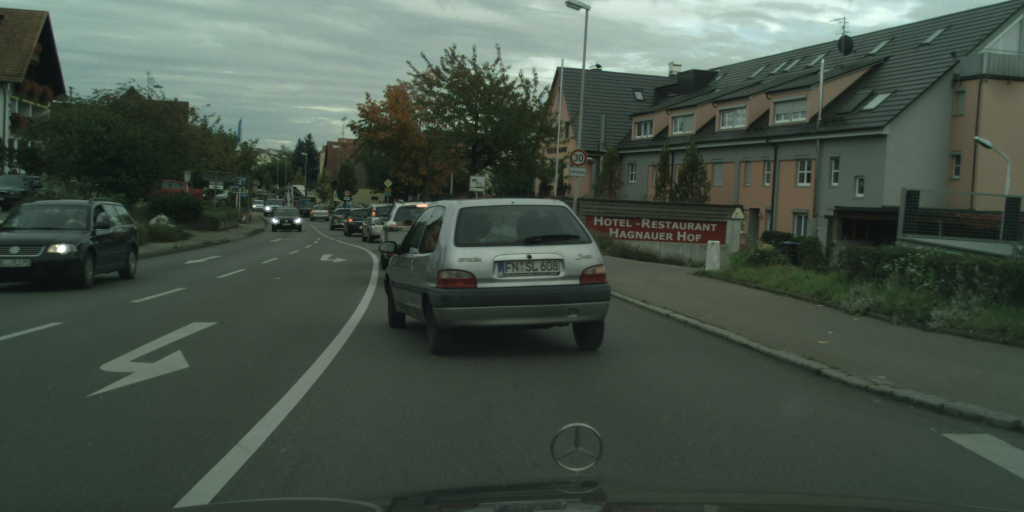
#> input picture images/test_data/lindau/lindau_000000_000019_leftImg8bit.png, 2048 x 1024 px, given in place of london512.jpg, which was not available (shown at 1/2 size)
$ jupyter execute --allow-errors project2_initial.ipynb   (text cells are left out)
#> lines starting #> are read from the running program, lines starting #| are printed output that depends on the picture; pictures that were not available may be replaced by others from this repository, and a replacement may not be noted
#> (a cell that did not finish here is left out)

[cell 2]
WEIGHTS_PATH_X = "https://github.com/bonlime/keras-deeplab-v3-plus/releases/download/1.1/deeplabv3_xception_tf_dim_ordering_tf_kernels.h5"
WEIGHTS_PATH_MOBILE = "https://github.com/bonlime/keras-deeplab-v3-plus/releases/download/1.1/deeplabv3_mobilenetv2_tf_dim_ordering_tf_kernels.h5"
WEIGHTS_PATH_X_CS = "https://github.com/bonlime/keras-deeplab-v3-plus/releases/download/1.2/deeplabv3_xception_tf_dim_ordering_tf_kernels_cityscapes.h5"
WEIGHTS_PATH_MOBILE_CS = "https://github.com/bonlime/keras-deeplab-v3-plus/releases/download/1.2/deeplabv3_mobilenetv2_tf_dim_ordering_tf_kernels_cityscapes.h5"

[cell 3]
# [109 lines left out: functions SepConv_BN, _conv2d_same, _xception_block, not called in this run]


def relu6(x):
    return relu(x, max_value=6)


# [50 lines left out: functions _make_divisible, _inverted_res_block, not called in this run]


def Deeplabv3(weights='pascal_voc', input_tensor=None, input_shape=(512, 512, 3), classes=21, backbone='mobilenetv2',
              OS=16, alpha=1., activation=None):
    """ Instantiates the Deeplabv3+ architecture

    Optionally loads weights pre-trained
    on PASCAL VOC or Cityscapes. This model is available for TensorFlow only.
    # Arguments
        weights: one of 'pascal_voc' (pre-trained on pascal voc),
            'cityscapes' (pre-trained on cityscape) or None (random initialization)
        input_tensor: optional Keras tensor (i.e. output of `layers.Input()`)
            to use as image input for the model.
        input_shape: shape of input image. format HxWxC
            PASCAL VOC model was trained on (512,512,3) images. None is allowed as shape/width
        classes: number of desired classes. PASCAL VOC has 21 classes, Cityscapes has 19 classes.
            If number of classes not aligned with the weights used, last layer is initialized randomly
        backbone: backbone to use. one of {'xception','mobilenetv2'}
        activation: optional activation to add to the top of the network.
            One of 'softmax', 'sigmoid' or None
        OS: determines input_shape/feature_extractor_output ratio. One of {8,16}.
            Used only for xception backbone.
        alpha: controls the width of the MobileNetV2 network. This is known as the
            width multiplier in the MobileNetV2 paper.
                - If `alpha` < 1.0, proportionally decreases the number
                    of filters in each layer.
                - If `alpha` > 1.0, proportionally increases the number
                    of filters in each layer.
                - If `alpha` = 1, default number of filters from the paper
                    are used at each layer.
            Used only for mobilenetv2 backbone. Pretrained is only available for alpha=1.

    # Returns
        A Keras model instance.

    # Raises
        RuntimeError: If attempting to run this model with a
            backend that does not support separable convolutions.
        ValueError: in case of invalid argument for `weights` or `backbone`

    """

    if not (weights in {'pascal_voc', 'cityscapes', None}):
        raise ValueError('The `weights` argument should be either '
                         '`None` (random initialization), `pascal_voc`, or `cityscapes` '
                         '(pre-trained on PASCAL VOC)')

    if not (backbone in {'xception', 'mobilenetv2'}):
        raise ValueError('The `backbone` argument should be either '
                         '`xception`  or `mobilenetv2` ')

    if input_tensor is None:
        img_input = Input(shape=input_shape)
    else:
        img_input = input_tensor

    if backbone == 'xception':
        if OS == 8:
            entry_block3_stride = 1
            middle_block_rate = 2  # ! Not mentioned in paper, but required
            exit_block_rates = (2, 4)
            atrous_rates = (12, 24, 36)
        else:
            entry_block3_stride = 2
            middle_block_rate = 1
            exit_block_rates = (1, 2)
            atrous_rates = (6, 12, 18)

        x = Conv2D(32, (3, 3), strides=(2, 2),
                   name='entry_flow_conv1_1', use_bias=False, padding='same')(img_input)
        x = BatchNormalization(name='entry_flow_conv1_1_BN')(x)
        x = Activation('relu')(x)

        x = _conv2d_same(x, 64, 'entry_flow_conv1_2', kernel_size=3, stride=1)
        x = BatchNormalization(name='entry_flow_conv1_2_BN')(x)
        x = Activation('relu')(x)

        x = _xception_block(x, [128, 128, 128], 'entry_flow_block1',
                            skip_connection_type='conv', stride=2,
                            depth_activation=False)
        x, skip1 = _xception_block(x, [256, 256, 256], 'entry_flow_block2',
                                   skip_connection_type='conv', stride=2,
                                   depth_activation=False, return_skip=True)

        x = _xception_block(x, [728, 728, 728], 'entry_flow_block3',
                            skip_connection_type='conv', stride=entry_block3_stride,
                            depth_activation=False)
        for i in range(16):
            x = _xception_block(x, [728, 728, 728], 'middle_flow_unit_{}'.format(i + 1),
                                skip_connection_type='sum', stride=1, rate=middle_block_rate,
                                depth_activation=False)

        x = _xception_block(x, [728, 1024, 1024], 'exit_flow_block1',
                            skip_connection_type='conv', stride=1, rate=exit_block_rates[0],
                            depth_activation=False)
        x = _xception_block(x, [1536, 1536, 2048], 'exit_flow_block2',
                            skip_connection_type='none', stride=1, rate=exit_block_rates[1],
                            depth_activation=True)

    else:
        OS = 8
        first_block_filters = _make_divisible(32 * alpha, 8)
        x = Conv2D(first_block_filters,
                   kernel_size=3,
                   strides=(2, 2), padding='same',
                   use_bias=False, name='Conv')(img_input)
        x = BatchNormalization(
            epsilon=1e-3, momentum=0.999, name='Conv_BN')(x)
        x = Activation(relu6, name='Conv_Relu6')(x)

        x = _inverted_res_block(x, filters=16, alpha=alpha, stride=1,
                                expansion=1, block_id=0, skip_connection=False)

        x = _inverted_res_block(x, filters=24, alpha=alpha, stride=2,
                                expansion=6, block_id=1, skip_connection=False)
        x = _inverted_res_block(x, filters=24, alpha=alpha, stride=1,
                                expansion=6, block_id=2, skip_connection=True)

        x = _inverted_res_block(x, filters=32, alpha=alpha, stride=2,
                                expansion=6, block_id=3, skip_connection=False)
        x = _inverted_res_block(x, filters=32, alpha=alpha, stride=1,
                                expansion=6, block_id=4, skip_connection=True)
        x = _inverted_res_block(x, filters=32, alpha=alpha, stride=1,
                                expansion=6, block_id=5, skip_connection=True)

        # stride in block 6 changed from 2 -> 1, so we need to use rate = 2
        x = _inverted_res_block(x, filters=64, alpha=alpha, stride=1,  # 1!
                                expansion=6, block_id=6, skip_connection=False)
        x = _inverted_res_block(x, filters=64, alpha=alpha, stride=1, rate=2,
                                expansion=6, block_id=7, skip_connection=True)
        x = _inverted_res_block(x, filters=64, alpha=alpha, stride=1, rate=2,
                                expansion=6, block_id=8, skip_connection=True)
        x = _inverted_res_block(x, filters=64, alpha=alpha, stride=1, rate=2,
                                expansion=6, block_id=9, skip_connection=True)

        x = _inverted_res_block(x, filters=96, alpha=alpha, stride=1, rate=2,
                                expansion=6, block_id=10, skip_connection=False)
        x = _inverted_res_block(x, filters=96, alpha=alpha, stride=1, rate=2,
                                expansion=6, block_id=11, skip_connection=True)
        x = _inverted_res_block(x, filters=96, alpha=alpha, stride=1, rate=2,
                                expansion=6, block_id=12, skip_connection=True)

        x = _inverted_res_block(x, filters=160, alpha=alpha, stride=1, rate=2,  # 1!
                                expansion=6, block_id=13, skip_connection=False)
        x = _inverted_res_block(x, filters=160, alpha=alpha, stride=1, rate=4,
                                expansion=6, block_id=14, skip_connection=True)
        x = _inverted_res_block(x, filters=160, alpha=alpha, stride=1, rate=4,
                                expansion=6, block_id=15, skip_connection=True)

        x = _inverted_res_block(x, filters=320, alpha=alpha, stride=1, rate=4,
                                expansion=6, block_id=16, skip_connection=False)

    # end of feature extractor

    # branching for Atrous Spatial Pyramid Pooling

    # Image Feature branch
    shape_before = tf.shape(x)
    b4 = GlobalAveragePooling2D()(x)
    # from (b_size, channels)->(b_size, 1, 1, channels)
    b4 = Lambda(lambda x: K.expand_dims(x, 1))(b4)
    b4 = Lambda(lambda x: K.expand_dims(x, 1))(b4)
    b4 = Conv2D(256, (1, 1), padding='same',
                use_bias=False, name='image_pooling')(b4)
    b4 = BatchNormalization(name='image_pooling_BN', epsilon=1e-5)(b4)
    b4 = Activation('relu')(b4)
    # upsample. have to use compat because of the option align_corners
    size_before = tf.keras.backend.int_shape(x)
    b4 = Lambda(lambda x: tf.compat.v1.image.resize(x, size_before[1:3],
                                                    method='bilinear', align_corners=True))(b4)
    # simple 1x1
    b0 = Conv2D(256, (1, 1), padding='same', use_bias=False, name='aspp0')(x)
    b0 = BatchNormalization(name='aspp0_BN', epsilon=1e-5)(b0)
    b0 = Activation('relu', name='aspp0_activation')(b0)

    # there are only 2 branches in mobilenetV2. not sure why
    if backbone == 'xception':
        # rate = 6 (12)
        b1 = SepConv_BN(x, 256, 'aspp1',
                        rate=atrous_rates[0], depth_activation=True, epsilon=1e-5)
        # rate = 12 (24)
        b2 = SepConv_BN(x, 256, 'aspp2',
                        rate=atrous_rates[1], depth_activation=True, epsilon=1e-5)
        # rate = 18 (36)
        b3 = SepConv_BN(x, 256, 'aspp3',
                        rate=atrous_rates[2], depth_activation=True, epsilon=1e-5)

        # concatenate ASPP branches & project
        x = Concatenate()([b4, b0, b1, b2, b3])
    else:
        x = Concatenate()([b4, b0])

    x = Conv2D(256, (1, 1), padding='same',
               use_bias=False, name='concat_projection')(x)
    x = BatchNormalization(name='concat_projection_BN', epsilon=1e-5)(x)
    x = Activation('relu')(x)
    x = Dropout(0.1)(x)
    # DeepLab v.3+ decoder

    if backbone == 'xception':
        # Feature projection
        # x4 (x2) block
        size_before2 = tf.keras.backend.int_shape(x)
        x = Lambda(lambda xx: tf.compat.v1.image.resize(xx,
                                                        skip1.shape[1:3],
                                                        method='bilinear', align_corners=True))(x)

        dec_skip1 = Conv2D(48, (1, 1), padding='same',
                           use_bias=False, name='feature_projection0')(skip1)
        dec_skip1 = BatchNormalization(
            name='feature_projection0_BN', epsilon=1e-5)(dec_skip1)
        dec_skip1 = Activation('relu')(dec_skip1)
        x = Concatenate()([x, dec_skip1])
        x = SepConv_BN(x, 256, 'decoder_conv0',
                       depth_activation=True, epsilon=1e-5)
        x = SepConv_BN(x, 256, 'decoder_conv1',
                       depth_activation=True, epsilon=1e-5)

    # you can use it with arbitary number of classes
    if (weights == 'pascal_voc' and classes == 21) or (weights == 'cityscapes' and classes == 19):
        last_layer_name = 'logits_semantic'
    else:
        last_layer_name = 'custom_logits_semantic'

    x = Conv2D(classes, (1, 1), padding='same', name=last_layer_name)(x)
    size_before3 = tf.keras.backend.int_shape(img_input)
    x = Lambda(lambda xx: tf.compat.v1.image.resize(xx,
                                                    size_before3[1:3],
                                                    method='bilinear', align_corners=True))(x)

    # Ensure that the model takes into account
    # any potential predecessors of `input_tensor`.
    if input_tensor is not None:
        inputs = get_source_inputs(input_tensor)
    else:
        inputs = img_input

    if activation in {'softmax', 'sigmoid'}:
        x = tf.keras.layers.Activation(activation)(x)

    model = Model(inputs, x, name='deeplabv3plus')

    # load weights

    if weights == 'pascal_voc':
        if backbone == 'xception':
            weights_path = get_file('deeplabv3_xception_tf_dim_ordering_tf_kernels.h5',
                                    WEIGHTS_PATH_X,
                                    cache_subdir='models')
        else:
            weights_path = get_file('deeplabv3_mobilenetv2_tf_dim_ordering_tf_kernels.h5',
                                    WEIGHTS_PATH_MOBILE,
                                    cache_subdir='models')
        model.load_weights(weights_path, by_name=True)
    elif weights == 'cityscapes':
        if backbone == 'xception':
            weights_path = get_file('deeplabv3_xception_tf_dim_ordering_tf_kernels_cityscapes.h5',
                                    WEIGHTS_PATH_X_CS,
                                    cache_subdir='models')
        else:
            weights_path = get_file('deeplabv3_mobilenetv2_tf_dim_ordering_tf_kernels_cityscapes.h5',
                                    WEIGHTS_PATH_MOBILE_CS,
                                    cache_subdir='models')
        model.load_weights(weights_path, by_name=True)
    return model

# [8 lines left out: function preprocess_input, not called in this run]

[cell 4]
import numpy as np
from PIL import Image
from matplotlib import pyplot as plt


# Generates labels using most basic setup.  Supports various image sizes.  Returns image labels in same format
# as original image.  Normalization matches MobileNetV2

trained_image_width=512
mean_subtraction_value=127.5
image = np.array(Image.open('london512.jpg'))
#> image is the input picture: shape (1024, 2048, 3); mean R, G, B 68.3, 80.2, 69.9

# resize to max dimension of images from training dataset
w, h, _ = image.shape
#> w = 1024; h = 2048
ratio = float(trained_image_width) / np.max([w, h])
#> ratio = 0.25
resized_image = np.array(Image.fromarray(image.astype('uint8')).resize((int(ratio * h), int(ratio * w))))
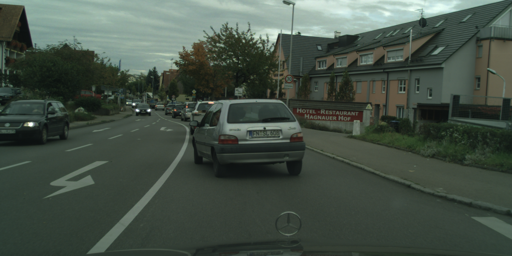
#> resized_image: shape (256, 512, 3); mean R, G, B 68.3, 80.2, 69.9

# apply normalization for trained dataset images
resized_image = (resized_image / mean_subtraction_value) - 1.

# pad array to square image to match training images
pad_x = int(trained_image_width - resized_image.shape[0])
#> pad_x = 256
pad_y = int(trained_image_width - resized_image.shape[1])
#> pad_y = 0
resized_image = np.pad(resized_image, ((0, pad_x), (0, pad_y), (0, 0)), mode='constant')
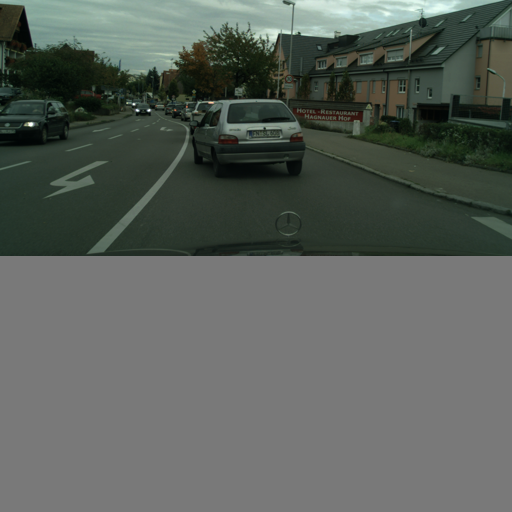
#> resized_image: shape (512, 512, 3) float64; mean R, G, B -0.232, -0.186, -0.226; drawn with min black and max white

#> (a cell that did not finish here is left out)

$ run again, on images/test_data/lindau/lindau_000001_000019_leftImg8bit.png
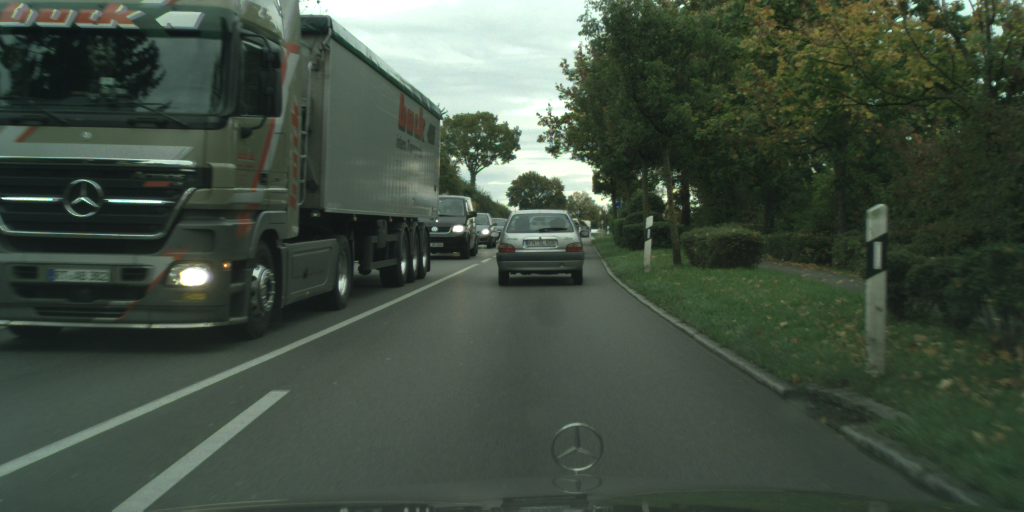
#> input picture images/test_data/lindau/lindau_000001_000019_leftImg8bit.png, 2048 x 1024 px, given in place of london512.jpg, which was not available (shown at 1/2 size)
#> image is the input picture: shape (1024, 2048, 3); mean R, G, B 65.5, 77.7, 64.9
#> `resized_image = np.array(Image.fromarray(image.astype('uint8')).resize..`:
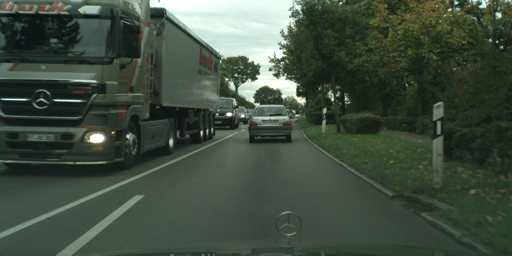
#> resized_image: shape (256, 512, 3); mean R, G, B 65.5, 77.7, 64.9
#> `resized_image = np.pad(resized_image, ((0, pad_x), (0, pad_y), (0, 0))..`:
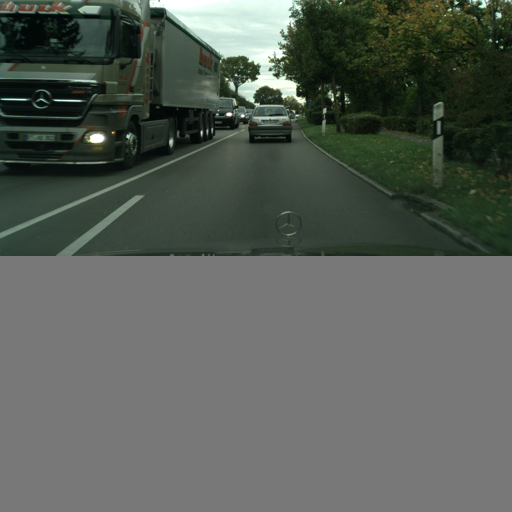
#> resized_image: shape (512, 512, 3) float64; mean R, G, B -0.243, -0.195, -0.246; drawn with min black and max white
